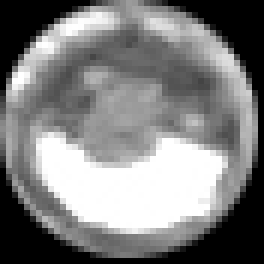
#> input picture strass_single_even_transparent.png, 44 x 44 px, found by its file name (shown 6 times larger); the run also reads 1 picture not shown here
$ jupyter execute strass_band_generator_v2.ipynb   (shell and % lines are left out)
#> lines starting #> are read from the running program, lines starting #| are printed output that depends on the picture
<a href="https://colab.research.google.com/github/baeldin/strass_preview_generator/blob/main/strass_band_generator_v2.ipynb" target="_parent"></a>

[cell 1]
import numpy as np
import matplotlib.pyplot as plt
import cv2
import urllib.request
import numpy as np
import copy
from PIL import Image
import time
import os

[cell 2]
# bild laden
urlstring = "https://raw.githubusercontent.com/baeldin/strass_preview_generator/main/strass_single_even_transparent.png"

req = urllib.request.urlopen(urlstring)
arr = np.asarray(bytearray(req.read()), dtype=np.uint8)
img_stone = cv2.imdecode(arr, -1)# 'Load it as it is'
#> img_stone is the input picture: shape (44, 44, 4); mean B, G, R, A 126.7, 126.7, 126.7, 179
# show stone, just for testing purposes
urlstring = "https://raw.githubusercontent.com/baeldin/strass_preview_generator/main/funkeln.png"
urllib.request.urlretrieve(urlstring, "funkeln.png")
time.sleep(1)
img = Image.open("./funkeln.png")
img_shine = np.array(img) #.convert('RGBA'))
print(img_shine[50, 50, :])
#| [255 255 255 250]

[cell 3]
img_shine_ = copy.copy(img_shine)
img_shine_float = 1./ 255. * img_shine_.astype(float)
img_shine_float = img_shine_float ** 1.2
plt.imshow(img_shine_float[:,:,3], cmap='gray')

img_shine = (255 * img_shine_float).astype(np.uint8)
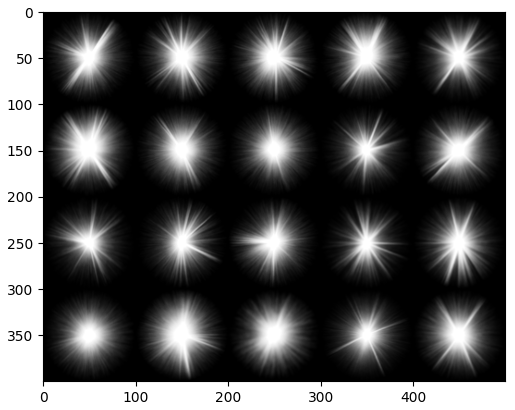
#> figure drawn by matplotlib, 1 panel

[cell 4]
shine = []
for ii in range(4):
  for jj in range(5):
    shine.append(img_shine[100*ii:100*(ii+1), 100*jj:100*(jj+1), :])
#> after the loop, shine = 20 items

shine_all = {}
for size in [30, 15, 7]:
  shine_all[size] = []
  for idx, sh in enumerate(shine):
    shine_resized = cv2.resize(sh.astype(float), (size, size), interpolation = cv2.INTER_AREA).astype(np.uint8)
    shine_all[size].append(Image.fromarray(shine_resized.astype(np.uint8)))

test = np.zeros((1000, 1000, 4))
test[:, :, 3] = 255

test = Image.fromarray(test.astype(np.uint8))

sizes = [30, 15, 7]
for ii in range(250):
  x = np.random.randint(0, 900)
  y = np.random.randint(0, 900)
  s = np.random.randint(0, 15)
  i = np.random.randint(0, 3)
  siz = sizes[i]
  test.paste(shine_all[siz][s], (x, y), shine_all[siz][s])
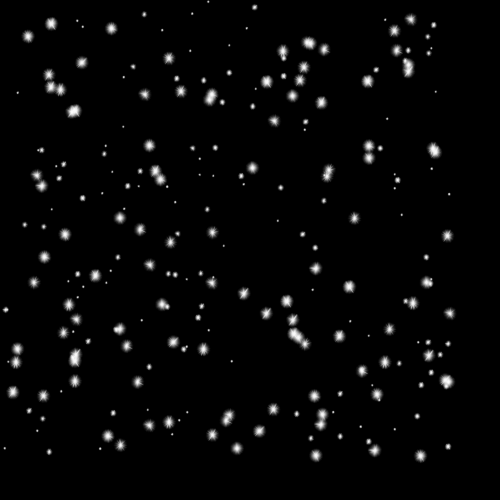
#> test: PIL image 1000x1000 RGBA (shown at 1/2 size); mean R, G, B, A 5.2, 5.2, 5.2, 252.6; transparent parts drawn white

test.save("test.png")

[cell 5]
def load_stones():
  stones = {}
  for idx, ii in enumerate([2, 7, 45, 66]):
    for jj in range(1, 14):
      img_name = "{:03d}_{:02d}.png".format(ii, jj)
      url_str = "https://raw.githubusercontent.com/baeldin/strass_preview_generator/main/stones/{:s}".format(img_name)
      try:
        urllib.request.urlretrieve(url_str, img_name)
#> (this line was passed over: the network is not available in this run)
